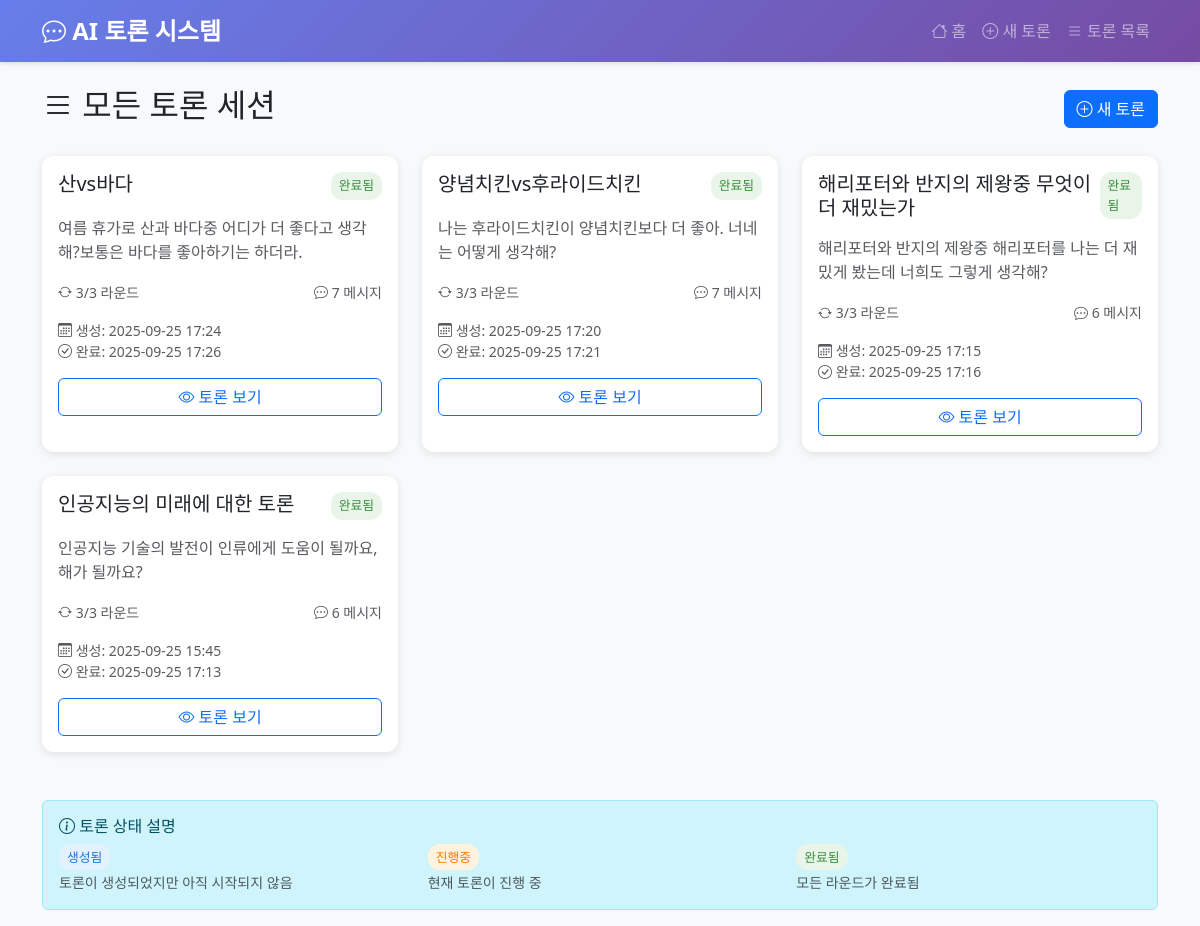
The app's page /sessions/ with its own data.
### debate/models.py (models this page shows, shortened)
class DebateSession(models.Model):
    id = models.UUIDField(primary_key=True, default=uuid.uuid4, editable=False)
    title = models.CharField(max_length=200)
    topic = models.TextField()
    user = models.ForeignKey(User, on_delete=models.CASCADE, null=True, blank=True)
    ai1_system_prompt = models.TextField(default="긍정적인 관점에서 토론하세요.")
    ai2_system_prompt = models.TextField(default="부정적인 관점에서 토론하세요.")
    STATUS_CHOICES = [
        ('created', '생성됨'),
        ('in_progress', '진행중'),
        ('completed', '완료됨'),
    ]
    status = models.CharField(max_length=20, choices=STATUS_CHOICES, default='created')
    created_at = models.DateTimeField(auto_now_add=True)
    updated_at = models.DateTimeField(auto_now=True)
    completed_at = models.DateTimeField(null=True, blank=True)
    max_rounds = models.IntegerField(default=5)
    current_round = models.IntegerField(default=0)
    class Meta:
        ordering = ['-created_at']

### debate/views.py (the view)
# urls.py: path('sessions/', views.session_list, name='session_list'),
def session_list(request):
    sessions = DebateSession.objects.all()
    return render(request, 'debate/session_list.html', {'sessions': sessions})

### debate/templates/debate/session_list.html (shortened to what this page needs)
{% extends 'debate/base.html' %}
{% block content %}
<div class="row">
    <div class="col-12">
        <div class="d-flex justify-content-between align-items-center mb-4">
            <h2>
                <i class="bi bi-list"></i> 모든 토론 세션
            </h2>
            <a href="{% url 'debate:create_session' %}" class="btn btn-primary">
                <i class="bi bi-plus-circle"></i> 새 토론
            </a>
        </div>
    </div>
</div>
{% if sessions %}
<div class="row">
    {% for session in sessions %}
    <div class="col-md-6 col-lg-4 mb-4">
        <div class="card session-card h-100">
            <div class="card-body">
                <div class="d-flex justify-content-between align-items-start mb-3">
                    <h5 class="card-title mb-0">{{ session.title }}</h5>
                    <span class="status-badge status-{{ session.status }}">
                        {% if session.status == 'created' %}
                            생성됨
                        {% elif session.status == 'in_progress' %}
                            진행중
                        {% else %}
                            완료됨
                        {% endif %}
                    </span>
                </div>
                <p class="card-text text-muted mb-3">
                    {{ session.topic|truncatechars:100 }}
                </p>
                <div class="mb-3">
                    <div class="row">
                        <div class="col-6">
                            <small class="text-muted">
                                <i class="bi bi-arrow-repeat"></i>
                                {{ session.current_round }}/{{ session.max_rounds }} 라운드
                            </small>
                        </div>
                        <div class="col-6 text-end">
                            <small class="text-muted">
                                <i class="bi bi-chat-dots"></i>
                                {{ session.messages.count }} 메시지
                            </small>
                        </div>
                    </div>
                </div>
                <div class="mb-3">
                    <small class="text-muted d-block">
                        <i class="bi bi-calendar3"></i>
                        생성: {{ session.created_at|date:"Y-m-d H:i" }}
                    </small>
                    {% if session.completed_at %}
                    <small class="text-muted d-block">
                        <i class="bi bi-check-circle"></i>
                        완료: {{ session.completed_at|date:"Y-m-d H:i" }}
                    </small>
                    {% endif %}
                </div>
                <div class="d-grid">
                    <a href="{% url 'debate:session_detail' session.id %}" class="btn btn-outline-primary">
                        <i class="bi bi-eye"></i> 토론 보기
                    </a>
                </div>
            </div>
        </div>
    </div>
    {% endfor %}
</div>
{% endif %}
<div class="row mt-4">
    <div class="col-12">
        <div class="alert alert-info">
            <h6><i class="bi bi-info-circle"></i> 토론 상태 설명</h6>
            <div class="row">
                <div class="col-md-4">
                    <span class="status-badge status-created">생성됨</span>
                    <small class="d-block text-muted mt-1">토론이 생성되었지만 아직 시작되지 않음</small>
                </div>
                <div class="col-md-4">
                    <span class="status-badge status-in_progress">진행중</span>
                    <small class="d-block text-muted mt-1">현재 토론이 진행 중</small>
                </div>
                <div class="col-md-4">
                    <span class="status-badge status-completed">완료됨</span>
                    <small class="d-block text-muted mt-1">모든 라운드가 완료됨</small>
                </div>
            </div>
        </div>
    </div>
</div>
{% endblock %}

### debate/templates/debate/base.html (style rules this page uses)
:root { --ai1-color: #0066cc; --ai2-color: #cc3300; --bg-color: #f8f9fa; }
body { background-color: var(--bg-color); font-family: 'Segoe UI', Tahoma, Geneva, Verdana, sans-serif; }
.session-card { border: none; border-radius: 12px; box-shadow: 0 2px 8px rgba(0,0,0,0.1); transition: transform 0.2s; }
.status-badge { font-size: 0.8rem; padding: 4px 8px; border-radius: 12px; }
.status-created { background-color: #e3f2fd; color: #1976d2; }
.status-in_progress { background-color: #fff3e0; color: #f57c00; }
.status-completed { background-color: #e8f5e8; color: #388e3c; }

### records on screen
DebateSession: title "산vs바다", status "완료됨", topic "여름 휴가로 산과 바다중 어디가 더 좋다고 생각해?보통은 바다를 좋아하기는 하더라.", current_round "3", max_rounds "3", messages.count "7", created_at "2025-09-25 17:24", completed_at "2025-09-25 17:26"
DebateSession: title "양념치킨vs후라이드치킨", status "완료됨", topic "나는 후라이드치킨이 양념치킨보다 더 좋아. 너네는 어떻게 생각해?", current_round "3", max_rounds "3", messages.count "7", created_at "2025-09-25 17:20", completed_at "2025-09-25 17:21"
DebateSession: title "해리포터와 반지의 제왕중 무엇이 더 재밌는가", status "완료됨", topic "해리포터와 반지의 제왕중 해리포터를 나는 더 재밌게 봤는데 너희도 그렇게 생각해?", current_round "3", max_rounds "3", messages.count "6", created_at "2025-09-25 17:15", completed_at "2025-09-25 17:16"
DebateSession: title "인공지능의 미래에 대한 토론", status "완료됨", topic "인공지능 기술의 발전이 인류에게 도움이 될까요, 해가 될까요?", current_round "3", max_rounds "3", messages.count "6", created_at "2025-09-25 15:45", completed_at "2025-09-25 17:13"
